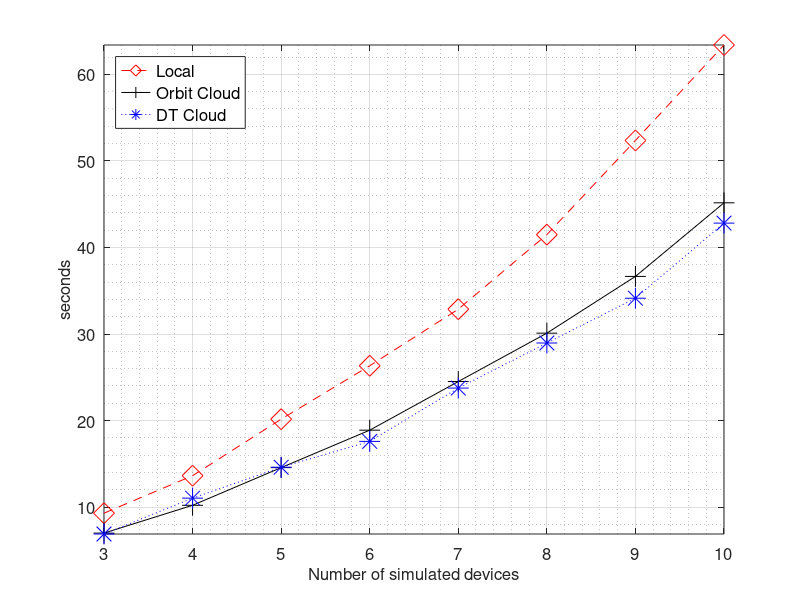
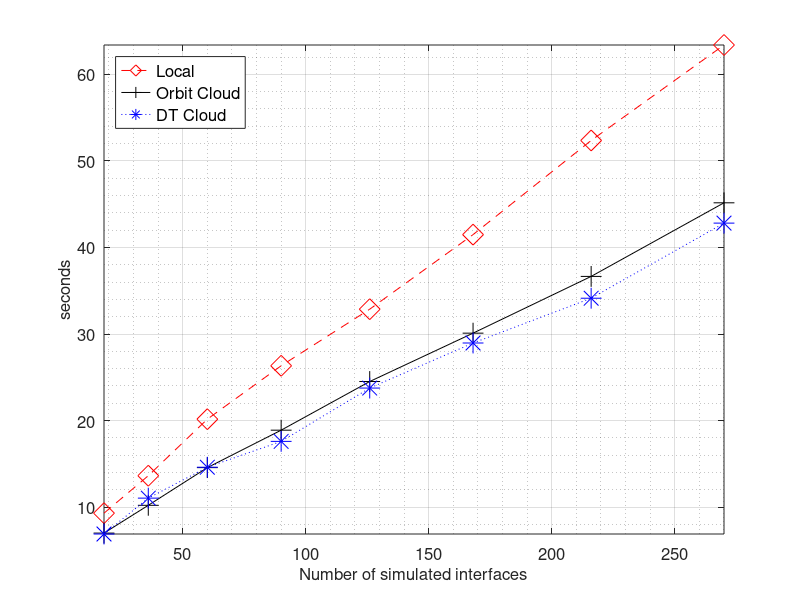
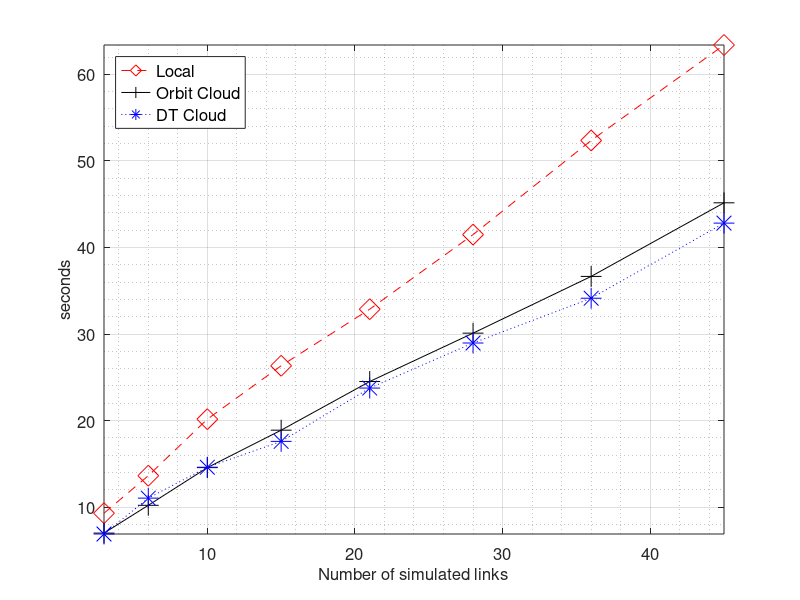

Reproduce these figures in MATLAB, in order.
nes = [3,4,5,6,7,8,9,10]
intfs = [18,36,60,90,126,168,216,270]
links = [3,6,10,15,21,28,36,45]

local = [9.303,13.632,20.163,26.332,32.868,41.483,52.359,63.388] 
orbit = [7.003,10.213,14.566,18.892,24.513,30.1,36.655,45.158]
dt = [6.898,11.042,14.612,17.597,23.757,28.963,34.135,42.812]

figure(1)
plot(nes,local, '--dr', 'markersize', 15, nes, orbit, '-+k', 'markersize', 15, nes, dt, ':*b', 'markersize', 15)
set(gca, "fontsize", 12)

xlabel('Number of simulated devices', "fontsize", 12)
grid on
grid minor on
ylabel('seconds', "fontsize", 12)
leg = legend('Local','Orbit Cloud','DT Cloud', "location", 'northwest')
set(leg, "fontsize", 12)
axis('tight')

#la = num2str(local(:));
#lb = cellstr(la);
#lc = strtrim(lb);

#oa = num2str(orbit(:));
#ob = cellstr(oa);
#oc = strtrim(ob);

#da = num2str(dt(:));
#db = cellstr(da);
#dc = strtrim(db);

#text(nes, local, lc)
#text(nes, orbit, oc)
#text(nes, dt, dc)

figure(2)
plot(intfs,local, '--dr', 'markersize', 15, intfs, orbit, '-+k', 'markersize', 15, intfs, dt, ':*b', 'markersize', 15)
set(gca, "fontsize", 12)

xlabel('Number of simulated interfaces', "fontsize", 12)
grid on
grid minor on
ylabel('seconds', "fontsize", 12)
leg = legend('Local','Orbit Cloud','DT Cloud', "location", 'northwest')
set(leg, "fontsize", 12)
axis('tight')

#la = num2str(local(:));
#lb = cellstr(la);
#lc = strtrim(lb);

#oa = num2str(orbit(:));
#ob = cellstr(oa);
#oc = strtrim(ob);

#da = num2str(dt(:));
#db = cellstr(da);
#dc = strtrim(db);

#text(intfs, local, lc)
#text(intfs, orbit, oc)
#text(intfs, dt, dc)

figure(3)
plot(links,local, '--dr', 'markersize', 15, links, orbit, '-+k', 'markersize', 15, links, dt, ':*b', 'markersize', 15)
set(gca, "fontsize", 12)

xlabel('Number of simulated links', "fontsize", 12)
grid on
grid minor on
ylabel('seconds', "fontsize", 12)
leg = legend('Local','Orbit Cloud','DT Cloud', "location", 'northwest')
set(leg, "fontsize", 12)
axis('tight')

#la = num2str(local(:));
#lb = cellstr(la);
#lc = strtrim(lb);

#oa = num2str(orbit(:));
#ob = cellstr(oa);
#oc = strtrim(ob);

#da = num2str(dt(:));
#db = cellstr(da);
#dc = strtrim(db);

#text(links, local, lc)
#text(links, orbit, oc)
#text(links, dt, dc)
